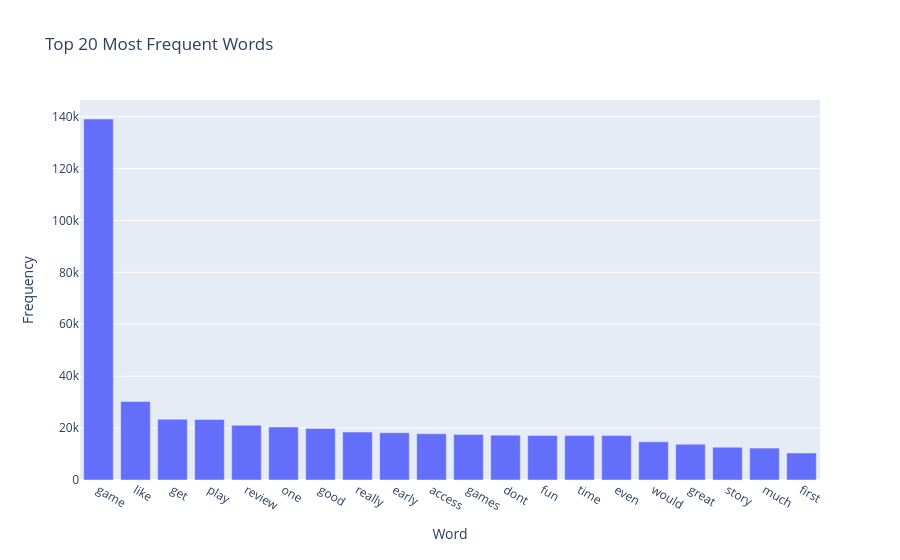

Source (notebook cell):
### Code cell
fig = px.bar(

    top_words,

    x="Word",

    y="Frequency",

    title="Top 20 Most Frequent Words"

)

fig.write_image(
    "../outputs/figures/word_frequency.png"
)

fig.show()

### Figure 1 — Plotly figure (JSON) as saved in the notebook; plotly's stock layout.template omitted (floating-point values rounded to 4 significant figures)
{"data": [{"hovertemplate": "Word=%{x}<br>Frequency=%{y}<extra></extra>", "legendgroup": "", "marker": {"color": "#636efa", "pattern": {"shape": ""}}, "name": "", "orientation": "v", "showlegend": false, "textposition": "auto", "type": "bar", "x": ["game", "like", "get", "play", "review", "one", "good", "really", "early", "access", "games", "dont", "fun", "time", "even", "would", "great", "story", "much", "first"], "xaxis": "x", "y": [139100, 30225, 23411, 23288, 21094, 20422, 19858, 18462, 18216, 17815, 17543, 17275, 17164, 17113, 17112, 14711, 13796, 12641, 12305, 10414], "yaxis": "y"}], "layout": {"barmode": "relative", "legend": {"tracegroupgap": 0}, "title": {"text": "Top 20 Most Frequent Words"}, "xaxis": {"anchor": "y", "domain": [0, 1], "title": {"text": "Word"}}, "yaxis": {"anchor": "x", "domain": [0, 1], "title": {"text": "Frequency"}}}}
